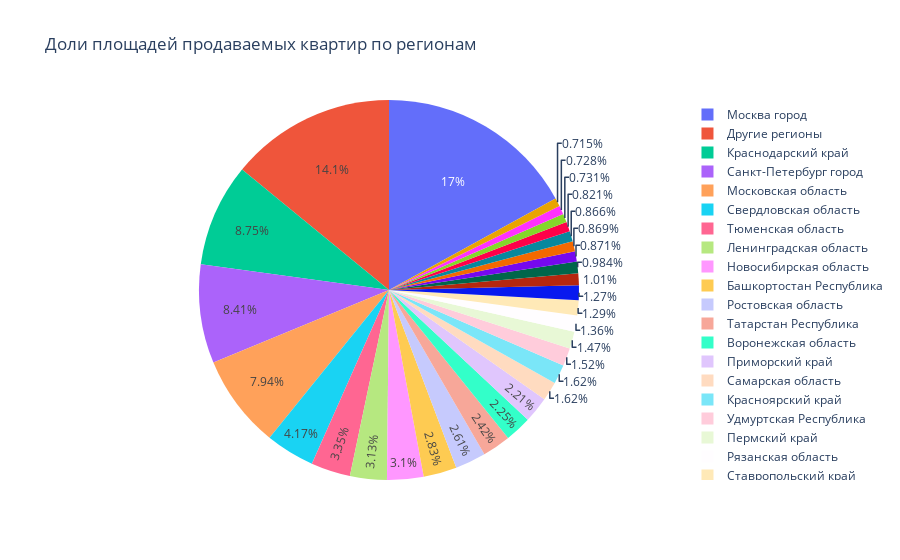

The cell this chart's notebook holds for it:
### Code cell
grouped_living = df3.groupby('developer.regRegionDesc').agg({'objElemLivingCnt' : 'sum'}).reset_index()
plt_living = PlotterRound(grouped_living, 15000, 'objElemLivingCnt', 'developer.regRegionDesc', 'Доли площадей продаваемых квартир по регионам')
plt_living.round_px()

### Figure 1 — Plotly figure (JSON) as saved in the notebook; plotly's stock layout.template omitted (floating-point values rounded to 4 significant figures)
{"data": [{"domain": {"x": [0, 1], "y": [0, 1]}, "hovertemplate": "developer.regRegionDesc=%{label}<br>objElemLivingCnt=%{value}<extra></extra>", "labels": ["Другие регионы", "Другие регионы", "Алтайский край", "Другие регионы", "Другие регионы", "Другие регионы", "Башкортостан Республика", "Другие регионы", "Другие регионы", "Другие регионы", "Другие регионы", "Волгоградская область", "Другие регионы", "Воронежская область", "Другие регионы", "Другие регионы", "Другие регионы", "Другие регионы", "Другие регионы", "Другие регионы", "Иркутская область", "Другие регионы", "Калининградская область", "Другие регионы", "Другие регионы", "Другие регионы", "Другие регионы", "Другие регионы", "Другие регионы", "Другие регионы", "Другие регионы", "Другие регионы", "Краснодарский край", "Красноярский край", "Крым Республика", "Другие регионы", "Другие регионы", "Ленинградская область", "Другие регионы", "Другие регионы", "Другие регионы", "Другие регионы", "Москва город", "Московская область", "Другие регионы", "Другие регионы", "Нижегородская область", "Другие регионы", "Новосибирская область", "Другие регионы", "Другие регионы", "Другие регионы", "Пензенская область", "Пермский край", "Приморский край", "Другие регионы", "Ростовская область", "Рязанская область", "Самарская область", "Санкт-Петербург город", "Другие регионы", "Другие регионы", "Другие регионы", "Свердловская область", "Другие регионы", "Другие регионы", "Другие регионы", "Ставропольский край", "Другие регионы", "Татарстан Республика", "Другие регионы", "Другие регионы", "Тульская область", "Другие регионы", "Тюменская область", "Удмуртская Республика", "Другие регионы", "Хабаровский край", "Другие регионы", "Другие регионы", "Челябинская область", "Другие регионы", "Другие регионы", "Другие регионы", "Другие регионы"], "legendgroup": "", "name": "", "showlegend": true, "type": "pie", "values": [5089, 772, 17822, 5228, 13225, 11630, 61468, 4876, 6615, 5758, 11226, 18800, 12262, 48922, 8341, 230, 71, 2046, 6407, 376, 15866, 4568, 21896, 840, 6934, 1906, 1820, 3342, 9928, 7150, 1540, 3377, 190016, 35210, 18911, 5472, 2710, 67940, 6671, 1073, 4213, 3742, 369197, 172386, 100, 192, 18872, 1268, 67358, 9754, 9287, 5783, 21372, 31926, 47878, 4662, 56622, 29625, 35234, 182686, 12282, 8723, 8136, 90505, 1450, 4506, 7219, 27956, 4459, 52478, 7737, 3077, 15521, 2043, 72717, 33092, 7371, 15800, 6460, 6771, 27481, 7973, 13287, 2023, 11559]}], "layout": {"legend": {"tracegroupgap": 0}, "title": {"text": "Доли площадей продаваемых квартир по регионам"}}}
